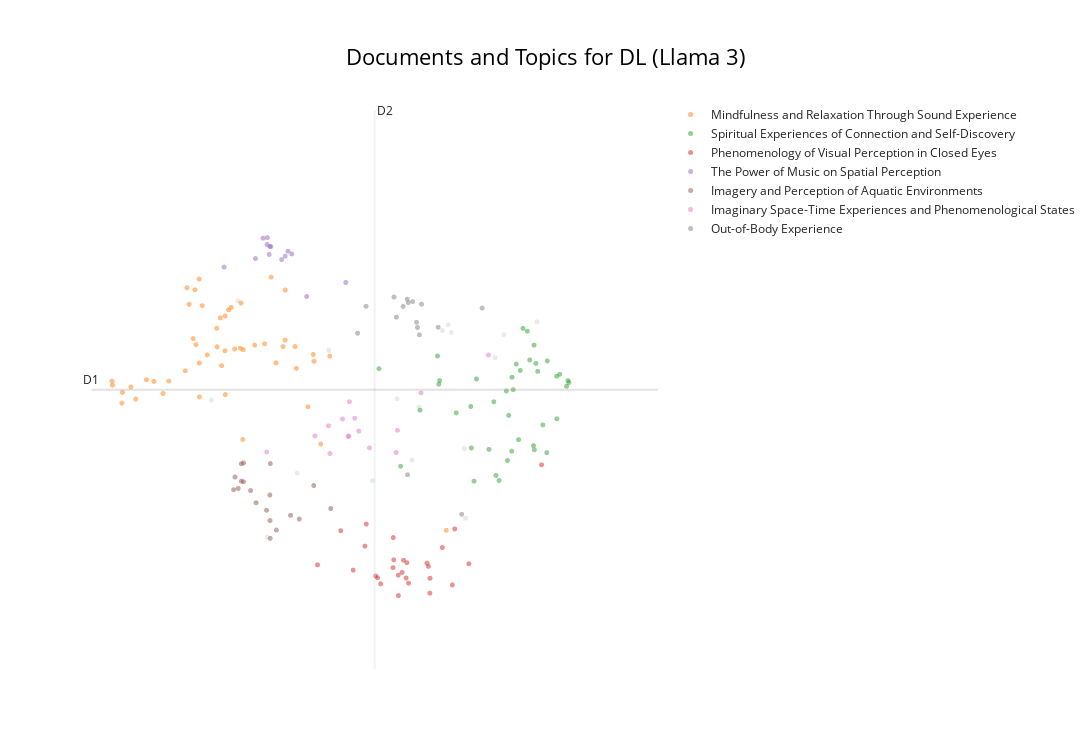
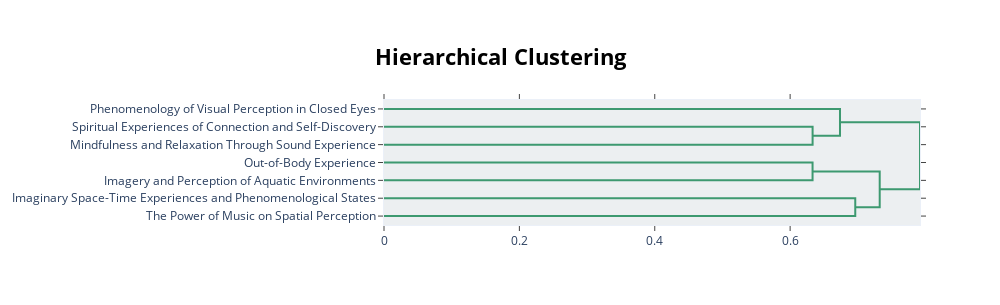

Here is the notebook cell these charts were saved with, in order:
### Markdown cell above
### Visualisation

### Code cell
# Basic visu (to compare with visu before LLM labelling)
display(topic_model.visualize_documents(df_reports, title=f"Documents and Topics for {condition} (Llama 3)",
hide_annotations=True, hide_document_hover=False, custom_labels=True))


# Datammaplot visu 
reduced_embeddings = UMAP(
    n_neighbors=int(chosen_params['n_neighbors']),
    n_components=2, #reduced embedding to 2D for visualization
    min_dist=float(chosen_params['min_dist']),
    metric='cosine',
    random_state=random_seed
).fit_transform(embeddings)

datamapplot.create_plot(
   reduced_embeddings,
   all_labels,
   label_font_size=15,
   title=f"{condition}: Topic representations with Llama 3",
   sub_title="Labeled with `llama-3-8b-instruct` (representations on reduced 2D embeddings)",
   label_wrap_width=20,
   use_medoids=True
)

# hierarchical visu
display(topic_model.visualize_hierarchy(custom_labels=True))

### Figure 1 — Plotly figure (JSON) as saved in the notebook; plotly's stock layout.template omitted (floating-point values rounded to 4 significant figures)
{"data": [{"hoverinfo": "text", "hovertext": ["It was so quick; in and then out.", "I saw concave and convex and the hot orange oscillating of being inside a volcano.", "No one there, not even me.", "I became a white egret from a dream last week.", "I then found myself returning to the world and countryside and gradually getting back to normal everyday life.", "I was a little afraid at thinking of the gas chambers.", "I was struggling because my mind would go back to a string of thoughts, and to get out of it I had to take a very deep breath.", "My heart expanded and I opened my wings to hold the room.", "I was everywhere... I saw my partner's nose, her eyes, her glasses, everything like a molecule of air given eyes.", "There was a being there called Evelyn.", "Anxiety, loneliness, my inner child screaming for love, screeching.", "I was awake the whole time; I could not relax or switch off.", "I had a vision of string theory—that everything in the physical world is connected by invisible string particles and concatenations.", "I embraced my inner child, allowed it to sulk, scream and cry, coming out with a mix of intense feelings but knowing that I could handle them.", "I could see how we are all just little sensory machines moving through this realm, bumping off sounds, colours and emotions.", "The thought of this not working\nbut in the dream\nin another place.", null], "marker": {"color": "#CFD8DC", "opacity": 0.5, "size": 5}, "mode": "markers+text", "name": "other", "showlegend": false, "type": "scattergl", "x": [2.526, 3.441, 4.742, 4.245, 3.778, 5.053, 5.226, 6.0, 5.646, 3.119, 4.99, 5.24, 5.555, 5.087, 2.807, 4.668, 4.508], "y": [11.85, 10.59, 11.73, 10.45, 12.71, 13.15, 11.01, 13.21, 12.98, 9.478, 13.05, 9.808, 12.59, 13.02, 13.57, 10.81, 11.88]}, {"hoverinfo": "text", "hovertext": ["The music conjured up images of Buddhists and other spiritual people...", "A doorway.", "Strange lights and a sense of relaxation.", "My mind began to wander and reflect on my dreams and goals in a relaxed way, whereas usually I am anxious.", "Physically being the music, especially the percussion and the bass.", "Also abstract forms and pink and red colours.", "Breathing is hard.", "Some thoughts about mundane everyday things like work, but mainly felt relaxed and able to float into a dreamlike place.", "Relaxed and peaceful; felt the beats of the music.", "The complexity of the brain can produce a limitless spectrum of experience, from depression to enlightenment.", "This should be available for everyone all the time.", "Very relaxing.", "Relaxed, just about to sleep when music or colour changed.", "Complete relaxation, peace of mind, and ready to face whatever happens.", "The loneliness of the moon.", "An unique experience that teaches us how simple it could be to reconnect with our primitive way to feel emotions through sounds and colours.", "Very little, occasional passing thoughts of nothing much.", "Everything packed into a tiny, insignificant thing.", "Calming sounds, rising elation, curiosity and connection.", "A bit hot to start.", "Some visuals of trees, heat, sun-like experience.", "Vibration in visuals.", "A bird flying\ncoming closer\ncalm and at peace\na baby\na smiling relative.", "The music was both gentle and powerful.", "Physical heaviness.", "It was a beautiful experience of love, peace, harmony, togetherness and freedom.", "Centered in body.", "Almost womb-like.", "It was relaxing.", "Mind really quietened down.", "Nothingness complete.", "I want one of these at home.", "A swivelling vortex of sound.", "We have 86 billion neurons; no wonder we can have psychedelic experiences.", "I fell asleep and woke up with a fresh mindset.", "At first, hearing gongs, I saw myself in Sammi Ling's Buddhist retreat and imagined myself totally relaxing and at peace.", "Physical lightness.", "Helped me with my meditation journey.", "Peacefulness and calm.", "A sense of place akin to home, almost a calling or draw to be submerged away from the world and in my own space where I could float and simply exist without any interruptions.", "A jacuzzi of lightness.", "Deep relaxation, close to falling asleep.", "More scope, mental acceptance, and peace.", "Not sure what the purpose of it was except being with the music; certainly not induced to sleep/dream state as bpm too high.", "An acceptance of being in a stressful time, but self-jubilation and inspiration.", "So many different things.", "I experienced a calmness, almost a nothingness, but it was relaxed and peaceful and soothing.", "Aware of sounds.", "I had a very nice snooze, thank you.", "Windows into my busy life."], "marker": {"opacity": 0.5, "size": 5}, "mode": "markers+text", "name": "Mindfulness and Relaxation Through Sound Experience", "text": ["", "", "", "", "", "", "", "", "", "", "", "", "", "", "", "", "", "", "", "", "", "", "", "", "", "", "", "", "", "", "", "", "", "", "", "", "", "", "", "", "", "", "", "", "", "", "", "", "", ""], "textfont": {"size": 12}, "type": "scattergl", "x": [3.163, 1.832, 2.36, 3.621, 2.287, 1.57, 1.465, 3.612, 2.621, 2.708, 2.246, 2.587, 2.331, 2.773, 3.555, 2.841, 2.674, 2.397, 2.672, 2.009, 2.86, 2.264, 2.582, 2.427, 1.469, 3.419, 1.666, 1.717, 2.988, 2.866, 2.634, 2.071, 2.395, 2.736, 3.433, 3.313, 1.575, 3.093, 2.671, 3.789, 1.912, 2.481, 2.835, 5.033, 3.29, 3.692, 3.312, 2.351, 3.215, 2.397], "y": [13.98, 12.2, 12.81, 12.52, 13.51, 11.8, 12.18, 12.64, 13.27, 13.41, 12.36, 12.77, 12.92, 12.73, 11.73, 13.53, 11.95, 11.91, 13.31, 11.97, 11.17, 13.79, 13.09, 13.48, 12.11, 12.78, 12.08, 11.87, 12.8, 12.72, 12.45, 12.18, 13.95, 13.46, 12.4, 13.75, 11.98, 12.82, 12.7, 12.61, 12.17, 12.63, 12.75, 9.599, 12.78, 11.09, 12.89, 13.76, 12.5, 12.49]}, {"hoverinfo": "text", "hovertext": ["Initially, I was interested in how others were reacting around me.", "Flashes of my past, seeing my lovely Mum.", "I think I ought to experience it once more to see if it changes.", "At some point started experimenting and trying to recall the images I liked.", "Then an overwhelming feeling of love and connection to everyone in the room.", "I felt connected.", "I felt the weight of the people in the room.", "My partner, Dad, my sister, niece and nephew, my friends.", "It was something very familiar to the soul but not... I experienced several emotions.", "I can't realize how long that experience was.", "I love all of it; the feeling was amazing and I would come back.", "I saw past experiences and reflected on my choices.", "I began to see the source, the light we all come from, the connection to everything.", "I wish I were here with George and that he created this experience for me.", "I flew around the room touching everyone.", "I asked him how I was doing and about my husband.", "Just my mind has been there.", "Retrospective thoughts.", "This is a thought I had anyway during the dream machine.", "My thoughts have been to somewhere no one has been to.", "Like I am part of something bigger.", "Ho provato compassione per me stessa e ho realizzato il mio negative self-talking.", "I couldn't stop the thinking process; I was trying to memorise the visuals and then trying to disconnect but couldn't; I wish I meditated more.", "Dopo ho visto una luce rosa luminosa ed ho provato un senso di amore e ho capito che I deserve love and to be loved.", "My thoughts were about connecting with others.", "The same set of thoughts occurred thrice, and I inhaled really deep to get past it.", "Pleasant, but should I be seeing something unexpected?", "It filled my mind.", "The moment I die, I want to feel this.", "We felt so much love.", "It was successful 50% of the time.", "I saw new scenes and reflected on opportunities.", "I arrived stressed, so it took a while to relax.", "He told me we were doing important work that was our destiny.", "Still feeling it now.", "I was interested to see what would happen next!", "I had various flashing images of my memories; random events and people in my life kept popping up; nothing lingered, but lots of individual things happened in the memories.", "He told me he was Francis of Assisi.", "Felt numb too.", "Looking to the past to analyse my future.", "I quite enjoyed the experience."], "marker": {"opacity": 0.5, "size": 5}, "mode": "markers+text", "name": "Spiritual Experiences of Connection and Self-Discovery", "text": ["", "", "", "", "", "", "", "", "", "", "", "", "", "", "", "", "", "", "", "", "", "", "", "", "", "", "", "", "", "", "", "", "", "", "", "", "", "", "", "", ""], "textfont": {"size": 12}, "type": "scattergl", "x": [6.316, 5.805, 6.064, 5.563, 5.97, 5.734, 5.852, 6.112, 5.354, 5.699, 5.822, 5.732, 5.78, 5.294, 5.898, 6.342, 5.139, 5.973, 4.545, 4.752, 6.009, 5.488, 5.329, 5.923, 6.244, 5.3, 6.106, 5.54, 4.962, 5.989, 5.674, 5.686, 4.314, 6.21, 4.953, 6.213, 5.597, 6.331, 4.939, 5.963, 5.747], "y": [12.09, 11.17, 11.42, 10.55, 12.8, 12.25, 13.09, 12.53, 12.22, 11.59, 12.36, 10.97, 12.47, 11.74, 13.04, 12.15, 11.63, 10.99, 10.71, 11.68, 12.35, 11.0, 10.45, 12.55, 12.3, 11.02, 10.94, 11.82, 12.19, 12.49, 12.01, 10.81, 12.4, 12.26, 12.13, 11.53, 10.46, 12.19, 12.61, 11.06, 12.03]}, {"hoverinfo": "text", "hovertext": ["The colours made patterns when I had my eyes closed—almost like a weave of colours in a woollen fabric.", "I had no sense of the grating sounds towards the end except they were the colour turquoise, which gradually turned to black and nothingness.", "It was dark, but also a brilliant blue.", "I didn't experience visual or aural so-called \"hallucinations\".", "We were told at the start that we could keep our eyes open, so I did a lot as I thought it was more of a light show, so I didn't get the whole idea or impact of flickering lights on closed eyes.", "I can't recognise the colour actually, but I can feel the light dimming.", "Once I went past that it was blank.", "I mostly saw grey geometric shapes.", "After a while, I began to relax, and the changing colours made me feel safe and happy.", "The colours behind my closed eyes swapped to the opposite colour or the colour spectrum of that on the screen.", "Un cerchio giallo con i contorni rossi che si ingrandiva a seconda del mio respiro.", "I did not see anything except for the flickering lights.", "I saw a grey pulsing heart float across my mind.", "I enjoyed the colours on the ceiling.", "It was a bit weird; I know that my brain is trying to create something by itself; I felt different things based on the colour.", "I did not experience visuals and colours.", "I saw a different colour to the lights that were in the centre when I closed my eyes.", "It was near impossible to keep my eyes open.", "Un cerchio non uniforme verde e blu che usciva da uno spazio nero: in quel momento percepivo questo come un simbolo di me stessa che scevo.", "Got many vivid visions, saw lots of colours, my bedroom, old TV shows, video games, cities...", "Don't think the lights were in sync, too, to go with music well...", "I opened my eyes, but thought the centre lights were mild and not that impressive.", "Interested to experience different darkness when different colours were projected.", "Otherwise, interesting but confusing experience, not much visions either.", "The colours I saw when my eyes were shut were very brief, fleeting and nebulous hues, no specific patterns.", "Had my eyes shut most of the time; was aware of colours changing.", "Towards the end, maybe a quarter, I started having really intense visuals of ripples and looking up into a tower."], "marker": {"opacity": 0.5, "size": 5}, "mode": "markers+text", "name": "Phenomenology of Visual Perception in Closed Eyes", "text": ["", "", "", "", "", "", "", "", "", "", "", "", "", "", "", "", "", "", "", "", "", "", "", "", "", "", ""], "textfont": {"size": 12}, "type": "scattergl", "x": [4.472, 4.63, 3.658, 5.274, 4.827, 4.52, 5.097, 4.521, 3.906, 4.561, 4.279, 4.858, 4.332, 4.164, 4.612, 4.857, 4.464, 5.123, 4.298, 4.467, 4.99, 4.842, 4.039, 6.05, 4.604, 4.577, 4.179], "y": [9.087, 8.682, 9.0, 9.019, 9.031, 8.822, 8.652, 8.468, 9.591, 8.87, 8.807, 8.768, 8.671, 9.324, 9.038, 8.511, 8.951, 9.622, 8.777, 9.472, 9.299, 8.974, 8.909, 10.73, 8.772, 9.08, 9.705]}, {"hoverinfo": "text", "hovertext": ["The music took me on a whole journey; I was completely surrounded.", "As the pace gathered further, I was on a train, speeding through countryside, then through time and space until the music reached a climax.", "At times I felt transported to a meadow full of flowers in spring, and then the sound of the bells took me to a mountaintop.", "Thick, hot air saturated with the soundwaves which I was inhaling.", "Punctuated by the audio as it heightened and when it was most loud.", "I became more and more relaxed as the music progressed further with its journey.", "My visual experience would change a lot with the music.", "At one point I think I was milking a cow in a field with someone playing the piano.", "Music wasn't just in the space, it was the space.", "Quando la musica è diventata intensa ho provato ansia e paura e questo ha rafforzato la mia depressione.", "Emptiness in my mind; I was consumed by the power of the music.", "As the music's pace and volume increased, I saw horses galloping at increasing speed and, at some point, I was on a horse too.", "I tried to really focus on the listening, and in doing so the music and my imagination took me to different places.", "I watched the room rise and fall with the music."], "marker": {"opacity": 0.5, "size": 5}, "mode": "markers+text", "name": "The Power of Music on Spatial Perception", "text": ["", "", "", "", "", "", "", "", "", "", "", "", "", ""], "textfont": {"size": 12}, "type": "scattergl", "x": [3.16, 3.119, 3.542, 3.96, 2.661, 2.996, 3.275, 3.123, 3.142, 3.342, 3.383, 3.077, 3.313, 3.149], "y": [14.51, 14.54, 13.64, 13.89, 14.15, 14.3, 14.28, 14.66, 14.37, 14.43, 14.38, 14.65, 14.34, 14.51]}, {"hoverinfo": "text", "hovertext": ["Then things changed and it became very pink and I was in the clouds.", "I turned into a mermaid and watched them on the land as I swam away with turtles and fishes.", "I saw myself flaring, whirling, in water, in the air, becoming one with what I floated in.", "We then started gently running towards the sea.", "It felt like I was deep in the ocean.", "I wasn't drowning; instead, it felt like that's where I was meant to be.", "A sense of truth, the ocean and the beach, sunrise and sunsets, and further along into space and finally back to the deepest ocean.", "I saw a lot of animals, ones which I used to not like, like reptiles, but this time I liked them and they seemed adorable.", "I saw a lot of imagery and colours, especially images of water, ripples of water, snowscapes, drops of water falling.", "I felt like being at water first, then in the womb, then the birth and the light of this world, also at some point being in a bee's panel.", "I saw a starry night and being in blue, warm water and a blue butterfly.", "I met a being, long and blue, with not much of a defined form.", "Then I became a manta ray and drifted.", "I was in a land (not anywhere on Earth); it was another planet, with animals, but they were not the usual colours—a yellow elephant, a blue gorilla.", "I saw some different landscapes.", "Places and waves and an animal.", "I went on a train, underwater, saw seas of colour and pulsing shapes.", "And it also felt like being inside an ocean.", "First drowning in that sound, then learning how to swim and enjoy it and heal."], "marker": {"opacity": 0.5, "size": 5}, "mode": "markers+text", "name": "Imagery and Perception of Aquatic Environments", "text": ["", "", "", "", "", "", "", "", "", "", "", "", "", "", "", "", "", "", ""], "textfont": {"size": 12}, "type": "scattergl", "x": [3.799, 3.002, 2.944, 2.777, 2.845, 2.811, 2.845, 3.114, 3.463, 3.154, 3.219, 3.153, 3.149, 3.151, 3.618, 2.868, 3.371, 2.868, 2.762], "y": [9.974, 10.07, 10.29, 10.52, 10.45, 10.32, 10.75, 9.945, 9.792, 10.75, 9.602, 9.459, 10.21, 9.767, 10.37, 10.76, 9.857, 10.44, 10.3]}, {"hoverinfo": "text", "hovertext": ["My mind is a jellyfish, suspended in space.", "I thought I was drifting in space.", "I don't feel the time.", "Travelling at the speed of light as galaxies whizz past.", "An experience like time travelling, or as I imagine it.", "Flying through a lot of shapes, light, space.", "Reminded me of 2001: Space Odyssey.", "It felt like a journey through the cosmos.", "I made up stories in my head in a narrative way, imagining being on a spaceship with aliens communicating via sounds and colours, and this was nice escapism from stress.", "It is like I am in a dream, in a movie.", "Floating in space.", "Some visuals of space and deep ocean.", "I saw everything, the universe, the multiverse, all of time, and emerged in someone's sleeve.", "Constant thoughts coming towards me as I batted them away into the sky.", "The feeling of freedom, of being in time and space."], "marker": {"opacity": 0.5, "size": 5}, "mode": "markers+text", "name": "Imaginary Space-Time Experiences and Phenomenological States", "text": ["", "", "", "", "", "", "", "", "", "", "", "", "", "", ""], "textfont": {"size": 12}, "type": "scattergl", "x": [3.791, 3.991, 4.763, 3.924, 4.511, 3.776, 4.099, 4.055, 4.213, 4.497, 3.631, 3.116, 5.483, 3.986, 3.998], "y": [10.93, 11.23, 11.98, 11.53, 11.33, 11.41, 11.31, 11.54, 11.02, 10.94, 11.23, 10.95, 12.63, 11.22, 11.82]}, {"hoverinfo": "text", "hovertext": ["I felt myself go down through the layers of the earth into a moss land.", "Then it felt like a type of death experience as I descended into the underworld.", "At that point, I felt I'd left my body—fully immersed in the sound and light.", "Woman next to me was sniffing, so I had to move and it was difficult to get back in.", "It felt like a drug trip at some points.", "Felt as though I was moving through a tunnel at first.", "I tried hard to immerse myself into the dream state but failed.", "I felt intensely anxious and a bit suffocated but also knowing that I've got this.", "Felt like I had a pee without peeing.", "I also felt numb and tingly throughout it at different points.", "I also felt like I was dreaming of random objects and my mind started to create stories like it does when I am dreaming.", "I felt like my body kept sinking or dropping to another level... into the seat and into itself.", "Detachment, as though my body was in one box, mind in another, and my anxiety came from that lack of control.", "There is a moment... I feel like I was drawn back to my body and the environment.", "I felt like my body was light and fuzzy, like I wasn't sitting on anything.", "Towards the end, in darkness, I felt I was being wrapped in metal, in strips."], "marker": {"opacity": 0.5, "size": 5}, "mode": "markers+text", "name": "Out-of-Body Experience", "text": ["", "", "", "", "", "", "", "", "", "", "", "", "", "", "", ""], "textfont": {"size": 12}, "type": "scattergl", "x": [4.474, 4.616, 4.176, 5.415, 4.768, 4.674, 5.197, 4.946, 4.716, 4.746, 4.619, 4.571, 4.726, 4.086, 4.5, 4.626], "y": [13.63, 13.6, 13.47, 13.44, 13.51, 13.56, 9.875, 13.11, 13.2, 12.98, 10.56, 13.47, 13.11, 13.01, 13.29, 13.54]}], "layout": {"annotations": [{"showarrow": false, "text": "D1", "x": 1.245, "y": 12.03, "yshift": 10}, {"showarrow": false, "text": "D2", "x": 4.269, "xshift": 10, "y": 16.86}], "height": 750, "shapes": [{"line": {"color": "#CFD8DC", "width": 2}, "type": "line", "x0": 4.269, "x1": 4.269, "y0": 7.198, "y1": 16.86}, {"line": {"color": "#9E9E9E", "width": 2}, "type": "line", "x0": 1.245, "x1": 7.293, "y0": 12.03, "y1": 12.03}], "title": {"font": {"color": "Black", "size": 22}, "text": "Documents and Topics for DL (Llama 3)", "x": 0.5, "xanchor": "center", "yanchor": "top"}, "width": 1200, "xaxis": {"visible": false}, "yaxis": {"visible": false}}}

### Figure 2 — Plotly figure (JSON) as saved in the notebook; plotly's stock layout.template omitted (floating-point values rounded to 4 significant figures)
{"data": [{"hoverinfo": "text", "marker": {"color": "rgb(61,153,112)"}, "mode": "lines", "type": "scatter", "x": [0.0, 0.6332, 0.6332, 0.0], "xaxis": "x", "y": [-15.0, -15.0, -25.0, -25.0], "yaxis": "y"}, {"hoverinfo": "text", "marker": {"color": "rgb(61,153,112)"}, "mode": "lines", "type": "scatter", "x": [0.0, 0.6736, 0.6736, 0.6332], "xaxis": "x", "y": [-5.0, -5.0, -20.0, -20.0], "yaxis": "y"}, {"hoverinfo": "text", "marker": {"color": "rgb(61,153,112)"}, "mode": "lines", "type": "scatter", "x": [0.0, 0.6331, 0.6331, 0.0], "xaxis": "x", "y": [-35.0, -35.0, -45.0, -45.0], "yaxis": "y"}, {"hoverinfo": "text", "marker": {"color": "rgb(61,153,112)"}, "mode": "lines", "type": "scatter", "x": [0.0, 0.6962, 0.6962, 0.0], "xaxis": "x", "y": [-55.0, -55.0, -65.0, -65.0], "yaxis": "y"}, {"hoverinfo": "text", "marker": {"color": "rgb(61,153,112)"}, "mode": "lines", "type": "scatter", "x": [0.6331, 0.7323, 0.7323, 0.6962], "xaxis": "x", "y": [-40.0, -40.0, -60.0, -60.0], "yaxis": "y"}, {"hoverinfo": "text", "marker": {"color": "rgb(61,153,112)"}, "mode": "lines", "type": "scatter", "x": [0.6736, 0.7918, 0.7918, 0.7323], "xaxis": "x", "y": [-12.5, -12.5, -50.0, -50.0], "yaxis": "y"}], "layout": {"autosize": false, "height": 305, "hoverlabel": {"bgcolor": "white", "font": {"family": "Rockwell", "size": 16}}, "hovermode": "closest", "plot_bgcolor": "#ECEFF1", "showlegend": false, "title": {"font": {"color": "Black", "size": 22}, "text": "<b>Hierarchical Clustering</b>", "x": 0.5, "xanchor": "center", "yanchor": "top"}, "width": 1000, "xaxis": {"mirror": "allticks", "rangemode": "tozero", "showgrid": false, "showline": true, "showticklabels": true, "ticks": "outside", "type": "linear", "zeroline": false}, "yaxis": {"mirror": "allticks", "range": [-70, 0], "rangemode": "tozero", "showgrid": false, "showline": true, "showticklabels": true, "tickmode": "array", "ticks": "outside", "ticktext": ["Phenomenology of Visual Perception in Closed Eyes", "Spiritual Experiences of Connection and Self-Discovery", "Mindfulness and Relaxation Through Sound Experience", "Out-of-Body Experience", "Imagery and Perception of Aquatic Environments", "Imaginary Space-Time Experiences and Phenomenological States", "The Power of Music on Spatial Perception"], "tickvals": [-5, -15, -25, -35, -45, -55, -65], "type": "linear", "zeroline": false}}}
